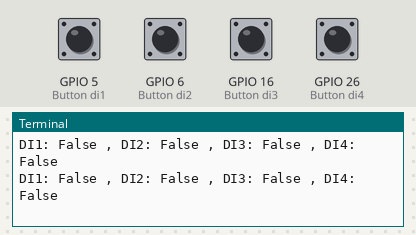
Bench run of a program on a simulated Raspberry Pi (BCM pin numbers). On the bench: the last lines printed to the terminal. The test bench sets the inputs (shaded band); at power-on: GPIO 5 (Button di1), GPIO 6 (Button di2), GPIO 16 (Button di3), GPIO 26 (Button di4) HIGH.

Above: at 1.2 s.
1.3 s: GPIO 5 (Button di1) pulled LOW for 1.2 s
At 2.7 s:
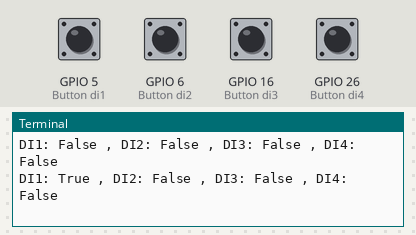
4.0 s: GPIO 6 (Button di2) pulled LOW for 1.2 s
At 4.8 s:
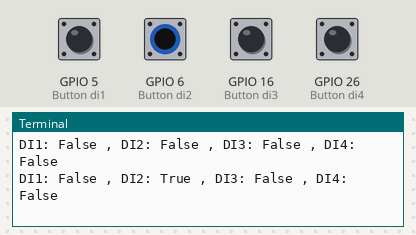
6.7 s: GPIO 16 (Button di3) pulled LOW for 1.2 s
At 7.8 s:
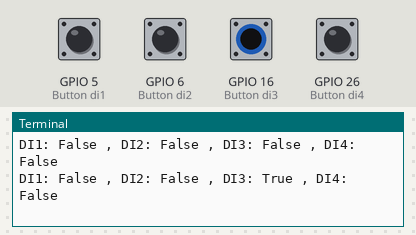
9.4 s: GPIO 26 (Button di4) pulled LOW for 1.2 s
At 10.8 s:
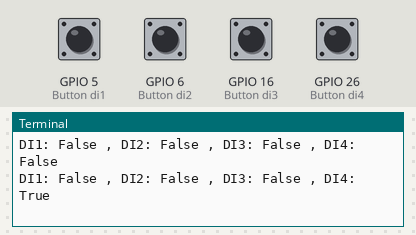
12.1 s: GPIO 5 (Button di1) driven LOW and GPIO 6 (Button di2) driven LOW
At 13.8 s:
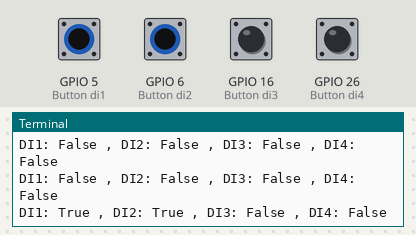
14.5 s: GPIO 16 (Button di3) pulled LOW for 1.2 s
At 15.8 s:
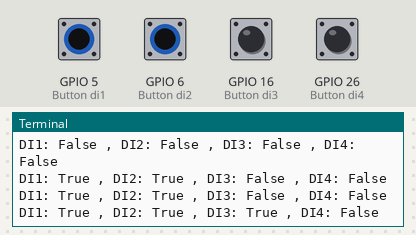

The program:

sample2.py
```python
# (licence header left out)
from gpiozero import Button
from time import sleep

# Raspberry Pi GPIO setting
DI1 = 5
DI2 = 6
DI3 = 16
DI4 = 26

# GPIO setup
def setupGPIO():
    global di1, di2, di3, di4
    di1 = Button(DI1)
    di2 = Button(DI2)
    di3 = Button(DI3)
    di4 = Button(DI4)

# GPIO read
def readGPIO():
    return di1.is_pressed, di2.is_pressed, di3.is_pressed, di4.is_pressed

# main
if __name__ == "__main__":

    setupGPIO()
    while True:
        result = readGPIO()
        print('DI1:', result[0], ',', 'DI2:', result[1], ',', 'DI3:', result[2], ',', 'DI4:', result[3])
        sleep(1)
```

Measured:
- after the input at 1.3 s, the terminal: prints a new line after 0.70 s (image 1)
- after the input at 4.0 s, the terminal: prints a new line at once (image 2)
- after the input at 6.7 s, the terminal: prints a new line after 0.31 s (image 3)
- after the input at 9.4 s, the terminal: prints a new line after 0.61 s (image 4)
- after the input at 12.1 s, the terminal: prints a new line after 0.91 s (image 5)
- after the input at 14.5 s, the terminal: prints a new line after 0.51 s (image 6)
